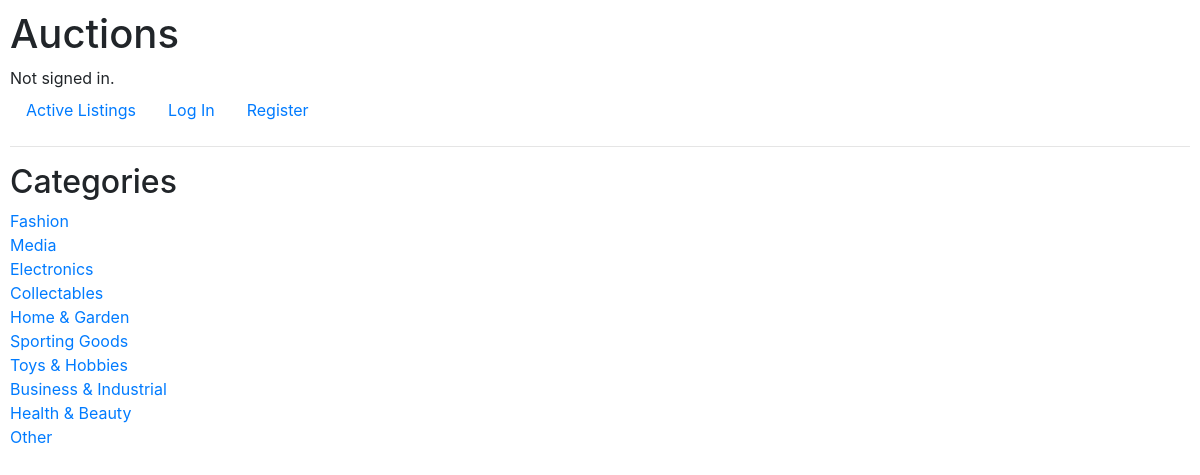
The page /categories on the database its author committed.
### auctions/models.py (models this page shows, shortened)
class Category(models.Model):
    name = models.CharField(max_length=64, null=True)
    listing = models.ManyToManyField(Listing, related_name="listings", blank=True)

### auctions/views.py (the view)
# urls.py: path("categories", views.categories, name="categories"),
def categories(request):
    return render(request, "auctions/categories.html", {
        "categories": Category.objects.all()
    })

### auctions/templates/auctions/categories.html
{% extends "auctions/layout.html" %}
{% block body %}
<h2>Categories</h2>
{% for category in categories %}
    <a href="{% url 'category' category.id %}">{{category.name}}</a><br>
{% endfor %}
{% endblock %}

### auctions/templates/auctions/layout.html (shortened to what this page needs)
{% load static %}
<!DOCTYPE html>
<html lang="en">
    <head>
        <link rel="stylesheet" href="https://stackpath.bootstrapcdn.com/bootstrap/4.4.1/css/bootstrap.min.css">
        <link href="{% static 'auctions/styles.css' %}" rel="stylesheet">
    </head>
    <body>
        <h1>Auctions</h1>
        <div>
            {% if user.is_authenticated %}
                Signed in as <strong>{{ user.username }}</strong>.
            {% else %}
                Not signed in.
            {% endif %}
        </div>
        <ul class="nav">
            <li class="nav-item">
                <a class="nav-link" href="{% url 'index' %}">Active Listings</a>
            </li>
            {% if user.is_authenticated %}
                <li class="nav-item">
                    <a class="nav-link" href="{% url 'addListing' %}">Add Listing</a>
                </li>
                <li class="nav-item">
                    <a class="nav-link" href="{% url 'watchlist' %}">Watchlist</a>
                </li>
                <li class="nav-item">
                    <a class="nav-link" href="{% url 'categories' %}">Categories</a>
                </li>
                <li class="nav-item">
                    <a class="nav-link" href="{% url 'logout' %}">Log Out</a>
                </li>
            {% else %}
                <li class="nav-item">
                    <a class="nav-link" href="{% url 'login' %}">Log In</a>
                </li>
                <li class="nav-item">
                    <a class="nav-link" href="{% url 'register' %}">Register</a>
                </li>
            {% endif %}
        </ul>
        <hr>
        {% block body %}
        {% endblock %}
    </body>
</html>

### auctions/static/auctions/styles.css (style rules this page uses)
body { padding: 10px; }

### rows shown on the page
Category: name "Fashion"
Category: name "Media"
Category: name "Electronics"
Category: name "Collectables"
Category: name "Home & Garden"
Category: name "Sporting Goods"
Category: name "Toys & Hobbies"
Category: name "Business & Industrial"
Category: name "Health & Beauty"
Category: name "Other"
